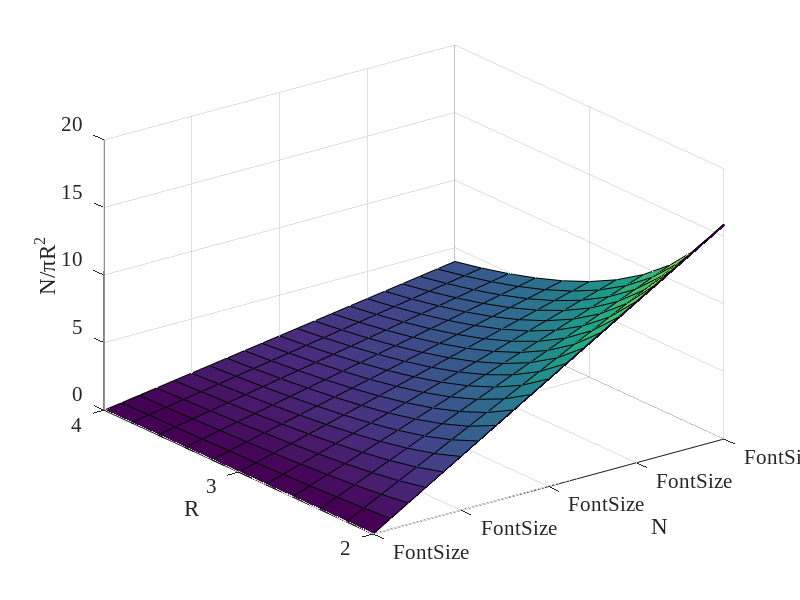

This figure's MATLAB source: (Note: this script raises an error after producing the figure.)
% [9,3]=size(A);
% b=[50,100,200];
% for i=1:3
%     for j=1:3
%         k=i+(j-1)*3;
%     A(k,1)=i;
%     A(1:3:7,2)=50;
%     A(2:3:8,2)=100;
%     A(3:3:9,2)=200;
%     A(k,3)=A(k,2)/(pi*A(k,1)^2);
%     end
% end
% contour(A)

A=0;
for i=10:20
    for j=1:21
        x=(j-1)*10;
        y=i/5;
        A(i,j)=x/y^2/pi;
    end
end
surf(A);
axis([1 21 10 20 0 20]); 
set(gca,'XTick',1:5:21)
set(gca,'YTick',10:5:20)
set(gca,'XTickLabel',0:50:200)
set(gca,'YTickLabel',2:1:4)
xlabel('N');
ylabel('R');
zlabel('N/\piR^2');
set(gca,'fontsize',15)
set(gca,'fontname','Times New Roman')
set(gca,'XTickLabel','FontSize',5);
set(gca,'YTickLabel','FontSize',5);
